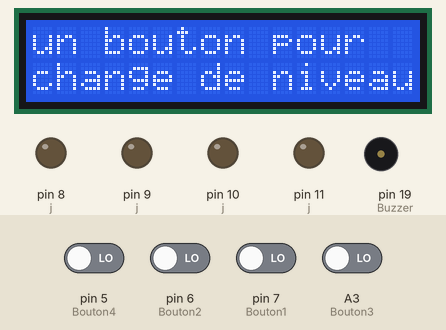
This sketch was run on a simulated Arduino Uno, built with avr-gcc and run on an emulated ATmega328P. Parts: 16×2 character LCD, output pins drawn as LEDs (lit = HIGH), buzzer (waves = sounding, pin HIGH). The inputs (shaded band) are chosen by the test bench; at power-on: A3 (Bouton3), pin 5 (Bouton4), pin 6 (Bouton2), pin 7 (Bouton1) LOW. Random numbers use the default seed unless the sketch sets one.

Above: at 1.2 s.
1.3 s: pin 7 (Bouton1) driven HIGH
At 2.6 s:
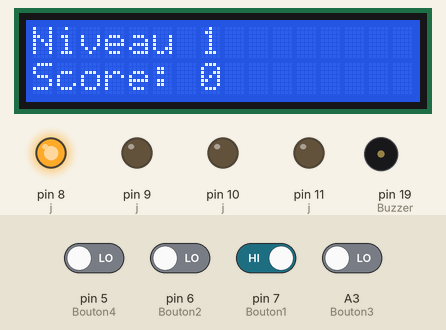
4.9 s: pin 7 (Bouton1) driven LOW
6.4 s: pin 5 (Bouton4) driven HIGH
At 7.2 s:
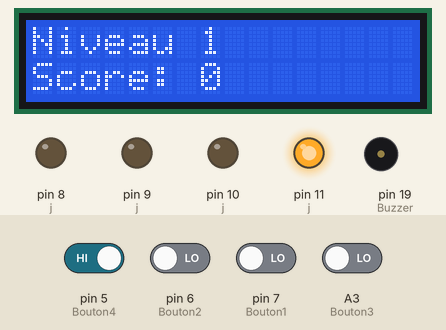
10.0 s: pin 5 (Bouton4) driven LOW
13.6 s: A3 (Bouton3) driven HIGH
At 14.6 s:
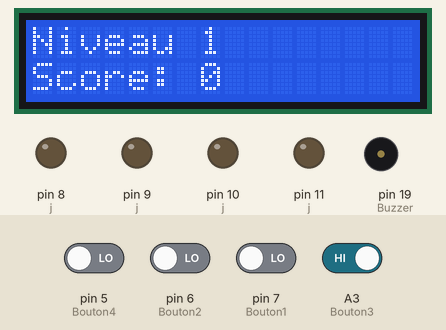
17.2 s: pin 6 (Bouton2) driven HIGH
At 18.49 s:
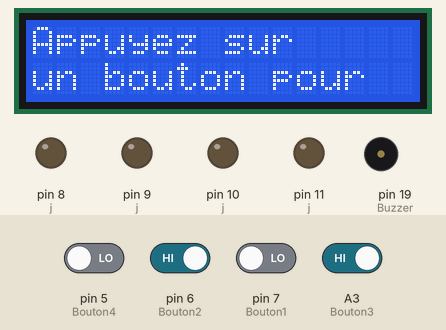
Timing chart, 0 to 21.8 s (numbered marks = the images above; inputs shaded):
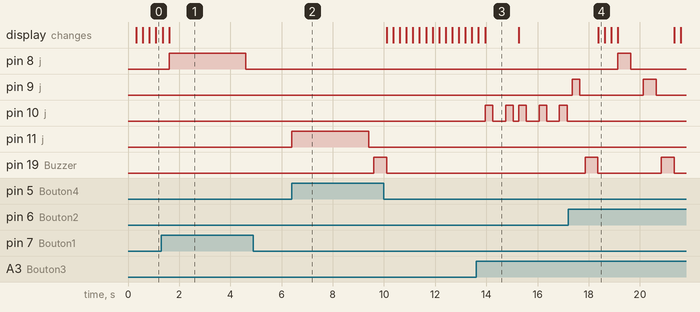

The sketch:

jeuDeMemoire.ino
```cpp
#include <LiquidCrystal.h>
int displaytime=400;
LiquidCrystal lcd(13,12, 4,18, 2,3 );
int color_array[32];
int input_sequence[32];
int turn=0;
void setup() {
  // put your setup code here, to run once:
  pinMode(A3,INPUT);//Bouton3
  pinMode(5,INPUT);//Bouton4
  pinMode(6,INPUT);//Bouton2
  pinMode(7,INPUT);//Bouton1
  pinMode(8,OUTPUT);//Led1
  pinMode(9,OUTPUT);//Led2
  pinMode(10,OUTPUT);//Led3
  pinMode(11,OUTPUT);//Led4
  pinMode(19,OUTPUT);//Buzzer
  randomSeed(analogRead(A0));
  lcd.begin(16, 2);
}
void pick_random(){
  color_array[turn]=random(8,12);
}
void play_sequence(){
  int i=0;

    while (i<turn){
      digitalWrite(color_array[i],HIGH);
      delay(displaytime);
      digitalWrite(color_array[i],LOW);
      delay(500);
      i++;
    }
}
void get_sequence(){
  int i=0;
  while (turn>i){
    int j=0;
    while (true){


      if (digitalRead(7)==1){
        j=8;
        break;
      }
      else if(digitalRead(6)==1){
        j=9;
        break;
      }
      else if(digitalRead(5)==1){
        j=11;
        break;
      }
      else if(digitalRead(A3)==1){
        j=10;
        break;
      }

    }
    digitalWrite(j,HIGH);
      delay(displaytime);
      digitalWrite(j,LOW);
      delay(200);
    input_sequence[i]=j;
    i++;
}
}
bool verify_sequence(){
  int i=0;
while(i<turn){
  if (color_array[i]!=input_sequence[i]){
    return 1;
  }
  i++;
}
return 0;
  }

void display_system(){
    lcd.clear();
    lcd.setCursor(0, 0);
    lcd.print("Niveau ");
    lcd.print(turn);
    lcd.setCursor(0, 1);
    lcd.print("Score: ");
    lcd.print(turn-1);
}
void Menu(){
  lcd.clear();
  lcd.setCursor(0, 0);
  lcd.print("Appuyez sur ");
  lcd.setCursor(0, 1);
  lcd.print("un bouton pour");
  delay(250);
  lcd.clear();
  lcd.setCursor(0,0);
  lcd.print("un bouton pour");
  lcd.setCursor(0,1);
  lcd.print("change de niveau");
  delay(250);
  lcd.clear();
  lcd.setCursor(0,0);
  lcd.print("change de niveau");
  lcd.setCursor(0,1);
  lcd.print("de difficulte");
  delay(250);
    if (digitalRead(7)==1){//Easy
      displaytime=3000;
    }
    else if(digitalRead(6)==1){//Medium
      displaytime=500;
    }
    else if(digitalRead(5)==1){//Impossible
      displaytime=25;
    }
    else if(digitalRead(A3)==1){//Hard
      displaytime=300;
    }
    if (displaytime!=400){
      Main();
      displaytime=400;
    }
}
void Main(){
    turn=0;
    while(true){//Boucle de jeu
      display_system();
      pick_random();
      play_sequence();
      get_sequence();
      if (verify_sequence()==1){
        digitalWrite(19,HIGH);
        delay(500);
        digitalWrite(19,LOW);
        break;
      }

        turn++;
        }
}
void loop() {

  Menu();
}
```

Measured:
- after the input at 1.3 s, pin 8 (j): LOW → HIGH after 0.31 s, → LOW 3.0 s later
- after the input at 4.9 s, every drawn part: stays the same
- after the input at 6.4 s, pin 11 (j): LOW → HIGH at once, → LOW 3.0 s later; pin 19 (Buzzer): LOW → HIGH after 3.2 s
- after the input at 13.6 s, pin 10 (j): LOW → HIGH after 0.35 s, → LOW 0.30 s later, → HIGH 0.50 s later, → LOW 0.30 s later, … (10 changes in this stretch)
- after the input at 17.2 s, pin 9 (j): LOW → HIGH after 0.16 s, → LOW 0.30 s later, → HIGH 2.5 s later, → LOW 0.50 s later
- what the display in image 3 shows lasts 1.3 s, from 14.0 s to 15.3 s
